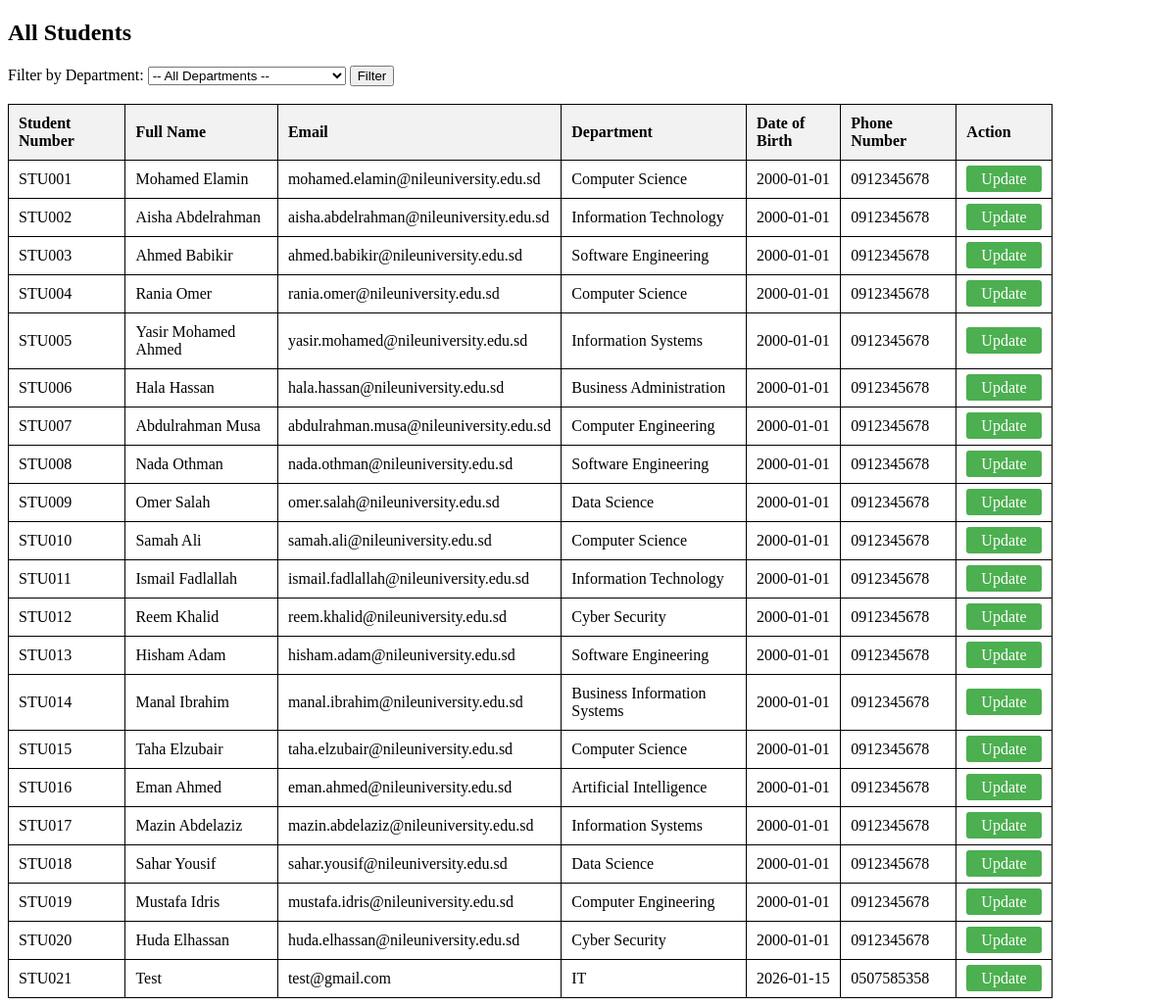
/Lab3/lab1_2_3-main/read_data.php, run on the app's committed database.
### tables this page shows
CREATE TABLE `students` (
  `id` int(11) NOT NULL,
  `student_number` varchar(20) DEFAULT NULL,
  `full_name` varchar(100) DEFAULT NULL,
  `email` varchar(100) DEFAULT NULL,
  `department` varchar(100) DEFAULT NULL,
  `date_of_birth` date DEFAULT NULL,
  `phone_number` varchar(20) DEFAULT NULL
);

### Lab3/lab1_2_3-main/read_data.php (the view, shortened to what this page needs)
<?php
require "db_connection.php";
$sql = "SELECT * FROM students";
$selected_department = "";
if ($selected_department != "") {
    $sql = "SELECT * FROM students WHERE department = '$selected_department'";
} else {
    $sql = "SELECT * FROM students";
}
$result = mysqli_query($connection, $sql);
?>
<!DOCTYPE html>
<html lang="en">
<head>
</head>
<body>
<h2>All Students</h2>
<form method="GET" action="">
    <label>Filter by Department:</label>
    <select name="department">
        <option value="">-- All Departments --</option>
    </select>
    <button type="submit">Filter</button>
</form>
<br>
<table>
    <tr>
        <th>Student Number</th>
        <th>Full Name</th>
        <th>Email</th>
        <th>Department</th>
        <th>Date of Birth</th>
<th>Phone Number</th>
        <th>Action</th>
    </tr>
    <?php
while ($row = mysqli_fetch_assoc($result)) {
    echo "<tr>";
    echo "<td>" . $row["student_number"] . "</td>";
    echo "<td>" . $row["full_name"] . "</td>";
    echo "<td>" . $row["email"] . "</td>";
    echo "<td>" . $row["department"] . "</td>";
    echo "<td>" . $row["date_of_birth"] . "</td>";
    echo "<td>" . $row["phone_number"] . "</td>";
    echo "<td>
            <a class='edit-btn' href='update_data.php?student_number=" . $row["student_number"] . "'>
                Update
            </a>
          </td>";
    echo "</tr>";
}
    ?>
</table>
</body>
</html>

### Lab3/lab1_2_3-main/read_data.php (style rules this page uses)
table { border-collapse: collapse; width: 90%; }
th, td { border: 1px solid black; padding: 10px; text-align: left; }
th { background-color: #f2f2f2; }
.edit-btn { background-color: #4CAF50; color: white; padding: 5px 15px; text-decoration: none; border-radius: 3px; }

### data on the page
students: student_number "STU001", full_name "Mohamed Elamin", email "mohamed.elamin@nileuniversity.edu.sd", department "Computer Science", date_of_birth "2000-01-01", phone_number "0912345678"
students: student_number "STU002", full_name "Aisha Abdelrahman", email "aisha.abdelrahman@nileuniversity.edu.sd", department "Information Technology", date_of_birth "2000-01-01", phone_number "0912345678"
students: student_number "STU003", full_name "Ahmed Babikir", email "ahmed.babikir@nileuniversity.edu.sd", department "Software Engineering", date_of_birth "2000-01-01", phone_number "0912345678"
students: student_number "STU004", full_name "Rania Omer", email "rania.omer@nileuniversity.edu.sd", department "Computer Science", date_of_birth "2000-01-01", phone_number "0912345678"
students: student_number "STU005", full_name "Yasir Mohamed Ahmed", email "yasir.mohamed@nileuniversity.edu.sd", department "Information Systems", date_of_birth "2000-01-01", phone_number "0912345678"
students: student_number "STU006", full_name "Hala Hassan", email "hala.hassan@nileuniversity.edu.sd", department "Business Administration", date_of_birth "2000-01-01", phone_number "0912345678"
students: student_number "STU007", full_name "Abdulrahman Musa", email "abdulrahman.musa@nileuniversity.edu.sd", department "Computer Engineering", date_of_birth "2000-01-01", phone_number "0912345678"
students: student_number "STU008", full_name "Nada Othman", email "nada.othman@nileuniversity.edu.sd", department "Software Engineering", date_of_birth "2000-01-01", phone_number "0912345678"
students: student_number "STU009", full_name "Omer Salah", email "omer.salah@nileuniversity.edu.sd", department "Data Science", date_of_birth "2000-01-01", phone_number "0912345678"
students: student_number "STU010", full_name "Samah Ali", email "samah.ali@nileuniversity.edu.sd", department "Computer Science", date_of_birth "2000-01-01", phone_number "0912345678"
students: student_number "STU011", full_name "Ismail Fadlallah", email "ismail.fadlallah@nileuniversity.edu.sd", department "Information Technology", date_of_birth "2000-01-01", phone_number "0912345678"
students: student_number "STU012", full_name "Reem Khalid", email "reem.khalid@nileuniversity.edu.sd", department "Cyber Security", date_of_birth "2000-01-01", phone_number "0912345678"
students: student_number "STU013", full_name "Hisham Adam", email "hisham.adam@nileuniversity.edu.sd", department "Software Engineering", date_of_birth "2000-01-01", phone_number "0912345678"
students: student_number "STU014", full_name "Manal Ibrahim", email "manal.ibrahim@nileuniversity.edu.sd", department "Business Information Systems", date_of_birth "2000-01-01", phone_number "0912345678"
students: student_number "STU015", full_name "Taha Elzubair", email "taha.elzubair@nileuniversity.edu.sd", department "Computer Science", date_of_birth "2000-01-01", phone_number "0912345678"
students: student_number "STU016", full_name "Eman Ahmed", email "eman.ahmed@nileuniversity.edu.sd", department "Artificial Intelligence", date_of_birth "2000-01-01", phone_number "0912345678"
students: student_number "STU017", full_name "Mazin Abdelaziz", email "mazin.abdelaziz@nileuniversity.edu.sd", department "Information Systems", date_of_birth "2000-01-01", phone_number "0912345678"
students: student_number "STU018", full_name "Sahar Yousif", email "sahar.yousif@nileuniversity.edu.sd", department "Data Science", date_of_birth "2000-01-01", phone_number "0912345678"
students: student_number "STU019", full_name "Mustafa Idris", email "mustafa.idris@nileuniversity.edu.sd", department "Computer Engineering", date_of_birth "2000-01-01", phone_number "0912345678"
students: student_number "STU020", full_name "Huda Elhassan", email "huda.elhassan@nileuniversity.edu.sd", department "Cyber Security", date_of_birth "2000-01-01", phone_number "0912345678"
students: student_number "STU021", full_name "Test", email "test@gmail.com", department "IT", date_of_birth "2026-01-15", phone_number "0507585358"
